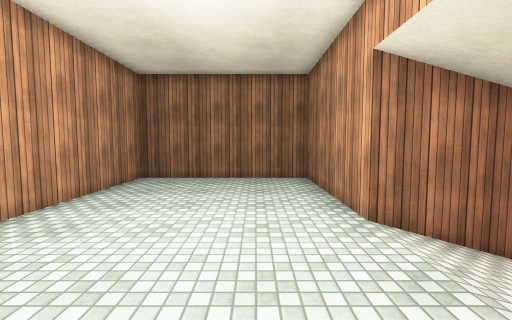
View 1 (above)

20 first-person views from a walk through a 3-D level made in the Unity game engine. The camera is 1.4 m above the floor, tilts 4° down and sees 90° across. The floor is counted in squares, 1 m on a side. Each view is taken from the middle of a square. On the plan, view 1 faces up. The plan holds only what a view shows up to about 13 squares ahead; the rest is blank. The player character is not drawn. Surface patterns are stand-ins for the level's own textures.

View 2
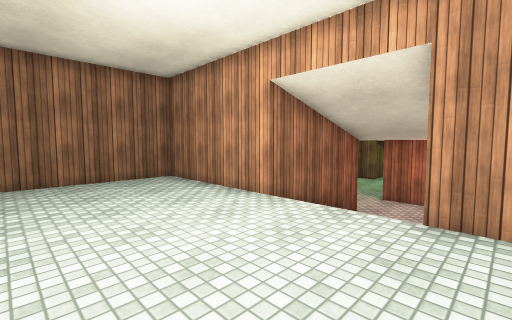

View 3
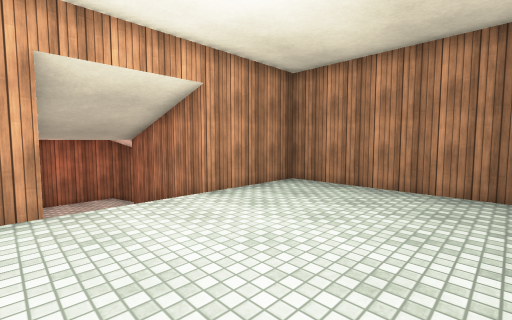

View 4
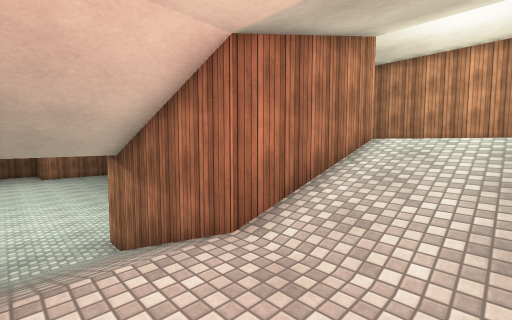

View 5
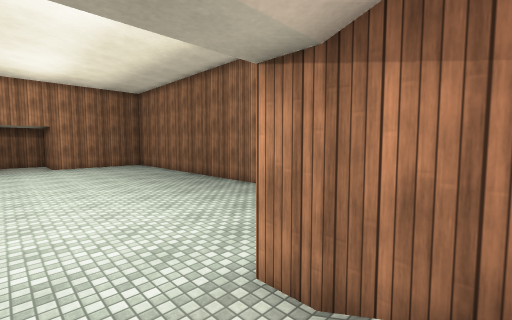

View 6
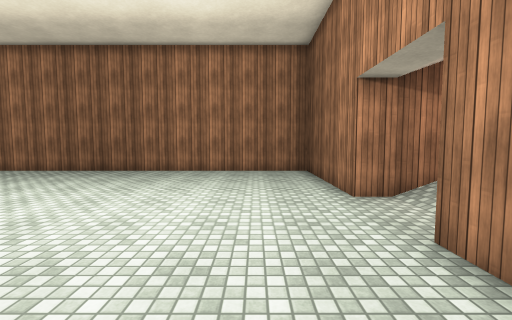

View 7
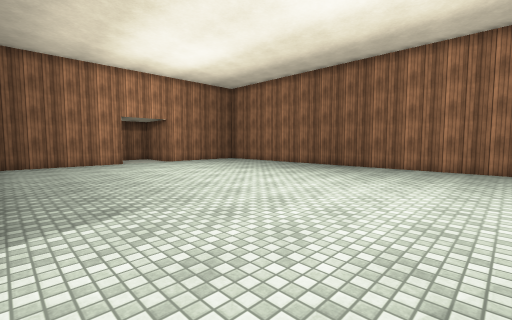

View 8
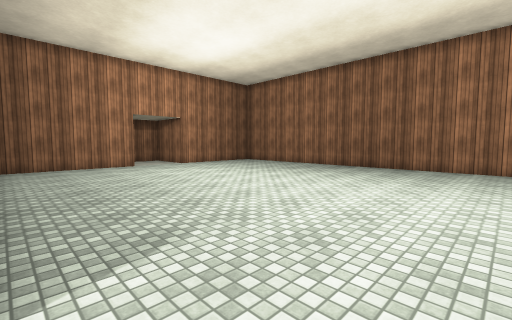

View 9
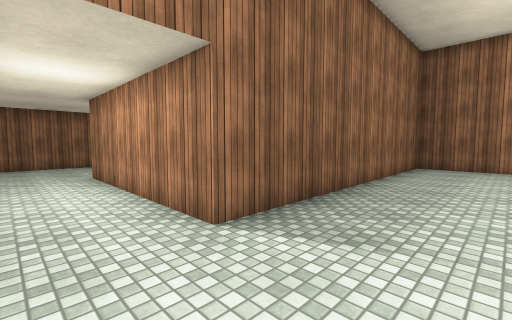

View 10
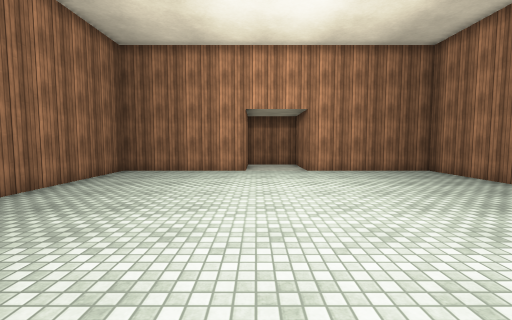

View 11
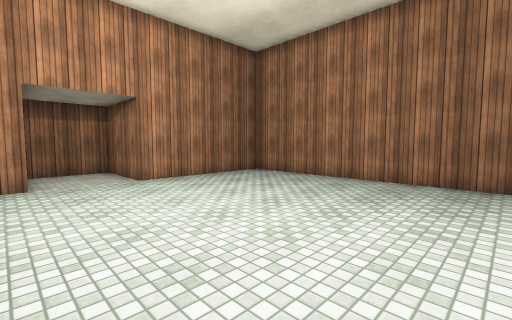

View 12
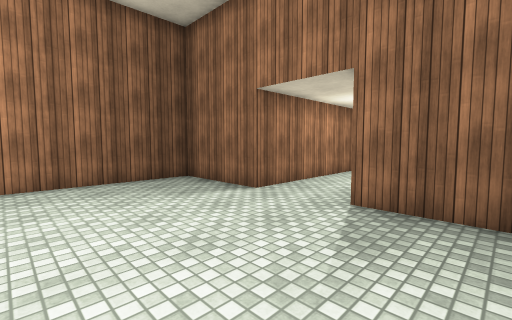

View 13
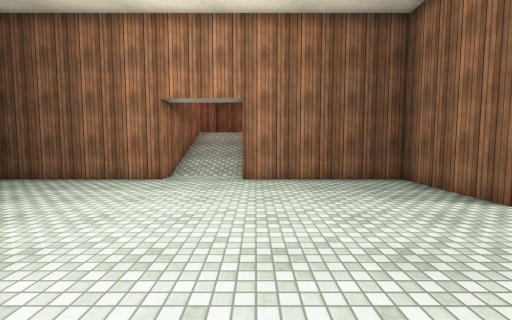

View 14
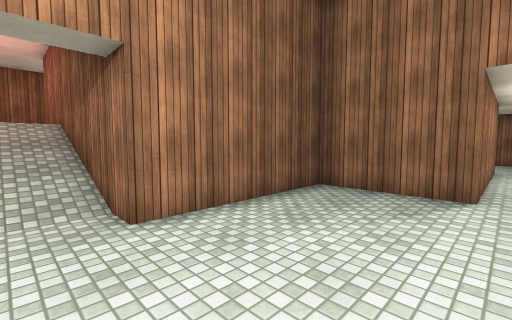

View 15
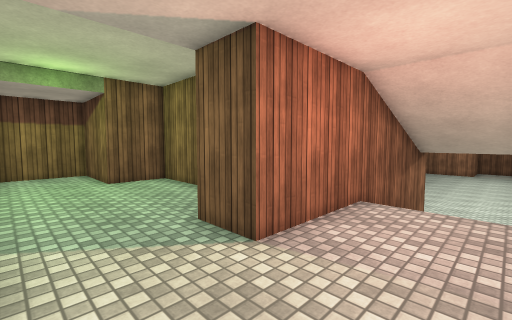

View 16
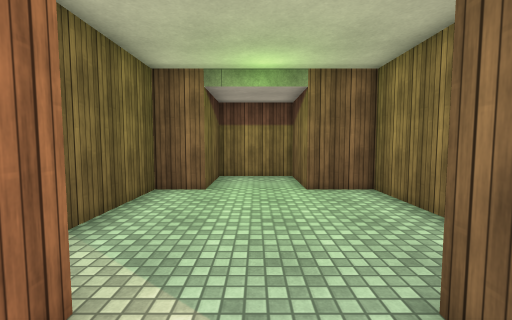

View 17
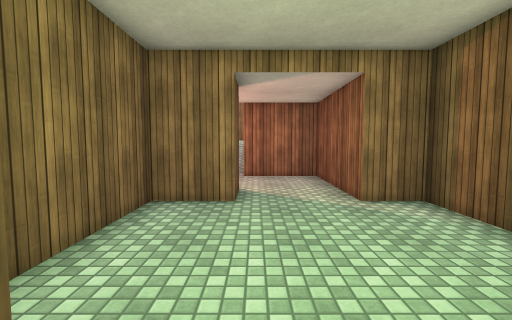

View 18
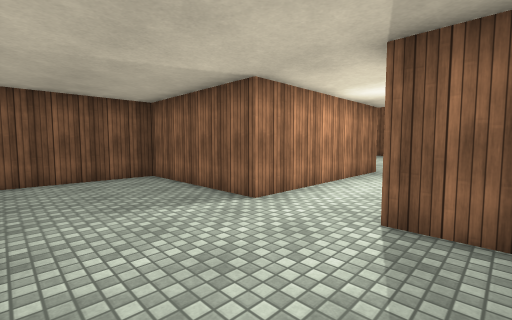

View 19
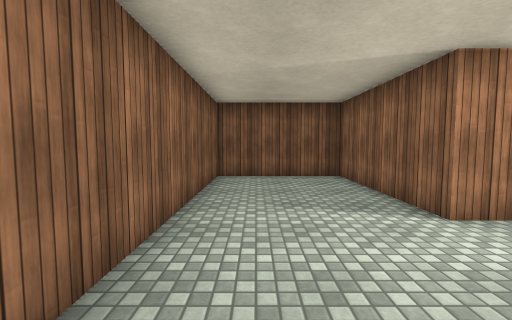

View 20
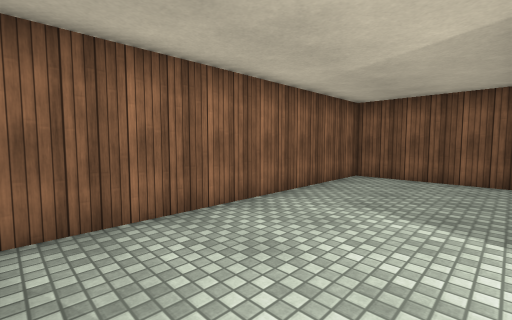

### Floor plan
Key: @ floor where view 1 was taken; # wall or solid block; . main floor; : floor 2 m higher than the main floor; + floor 3.5 m higher than the main floor; / step, stairs or slope.
Columns run from 5 left of view 1 to 30 right of it. Each row starts with its distance up from view 1.
 10 ########
  9 #++++++#         #######
  8 #++++++#    ######:::::####
  7 #++++++#    #:::::::::::::#
  6 #++++++#    #:::::::::::::#
  5 #++++++######:::::::::::::#
  4 #+++++++/////:::##:::::####
  3 #+++++++/////:::##:::::#
  2 #+++++++/////:::########
  1 #++++++######:::#
  0 #++++@+#    #///#
 -1  ++++++#    #///#
 -2  ++++++#    #///#
 -3  #######    #///#
 -4             #///#
 -5       #######...#######
 -6       #...............#
 -7       #...............#
 -8       #...............#      #.....#
 -9       #...............########.....#
-10       #............................#
-11       #............................#
-12       #............................#
-13       #...............########.....#
-14       #...............#      #.....#
-15       #...............#      #.....#
-16       #...............#      #.....#
-17       #...............#      #.....#
-18       #...............#      #.....#
-19       #...............#      #######
-20       #...............#
-21       #...............#
-22       #...............#
-23       #...............#
-24       #...............#
-25       #...............#
-26       #######...#######
-27             #...
-28             #...
-29             ####

Where each view was taken, in squares from view 1:
view 1: 0 up, 0 right, facing up
view 2: 0 up, 3 left, facing up-right
view 3: 5 up, 4 left, facing down-right
view 4: 4 up, 10 right, facing down-left
view 5: 3 down, 10 right, facing down-left
view 6: 8 down, 14 right, facing left
view 7: 8 down, 16 right, facing down-left
view 8: 10 down, 16 right, facing down-left
view 9: 10 down, 13 right, facing down-right
view 10: 13 down, 10 right, facing down
view 11: 16 down, 11 right, facing down-left
view 12: 15 down, 11 right, facing up-right
view 13: 15 down, 11 right, facing up
view 14: 10 down, 9 right, facing up-right
view 15: 7 up, 8 right, facing down-right
view 16: 6 up, 10 right, facing right
view 17: 5 up, 18 right, facing left
view 18: 8 down, 29 right, facing down-left
view 19: 8 down, 28 right, facing down
view 20: 8 down, 25 right, facing down-right
